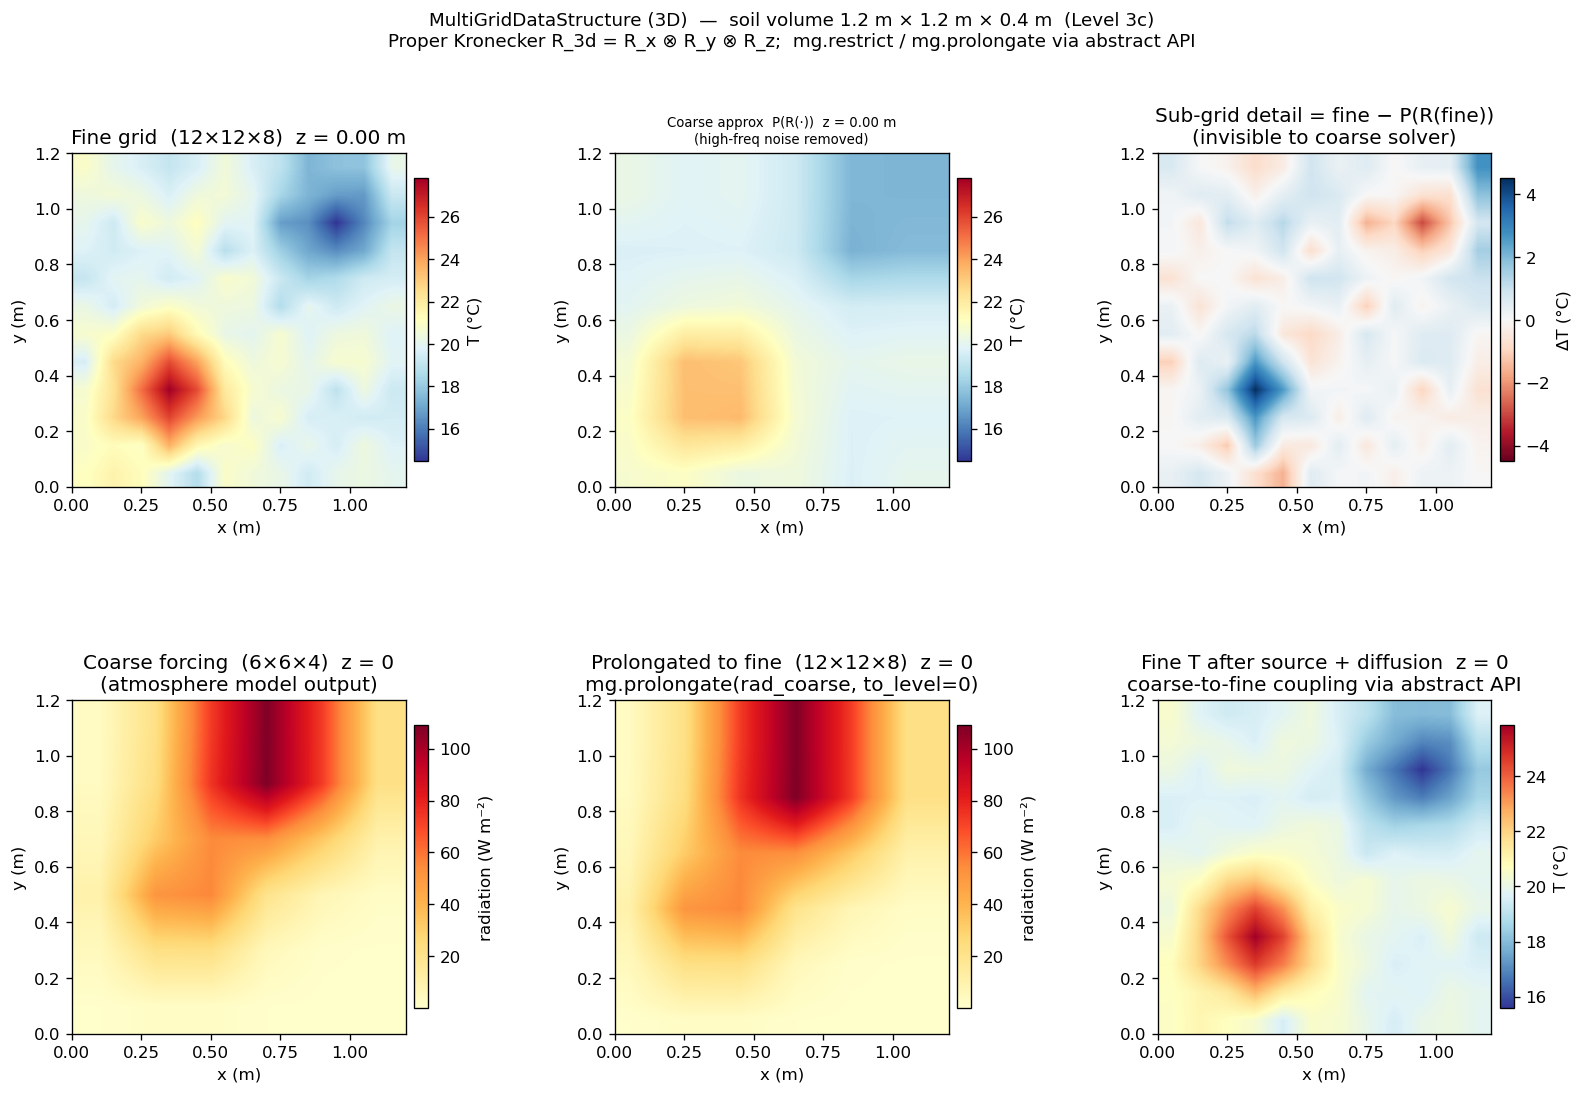

Write Python code to recreate this figure.
"""
MultiGridDataStructure (3D) — soil volume illustrative example.

Two demonstrations on a 3-D soil voxel grid (12 × 12 × 8, 1.2 m × 1.2 m × 0.4 m):

Part 1 — Fine vs coarse resolution
────────────────────────────────────
An ArrayDataStructure at full resolution is compared with a MultiGridDataStructure
whose restriction / prolongation operators are built as proper 3-D Kronecker products:

    R_3d = R_x ⊗ R_y ⊗ R_z       (preserves C-order ravelling of (nx, ny, nz) arrays)
    P_3d = P_x ⊗ P_y ⊗ P_z

The three subplots (left → right) for a horizontal surface slice show:
  (1) Original fine-scale temperature — two Gaussian hot/cool spots + fine noise
  (2) Coarse approximation  P( R( fine ) )  — noise removed, spots blurred
  (3) Sub-grid detail = fine − coarse_approx — what coarse level cannot represent

Part 2 — Variable communication between grid levels
─────────────────────────────────────────────────────
A coarse-scale atmospheric forcing ('radiation', W m⁻²) is computed on the coarse
grid (6 × 6 × 4).  It is prolongated to the fine grid through the abstract API:

    mg.prolongate(radiation_coarse, to_level=0)     # abstract API

The fine soil model then absorbs the prolongated forcing in one explicit step,
updating the fine-scale temperature field.

This represents the domain-decomposition coupling pattern used in FSPM:
  - coarse atmospheric model supplies boundary data at coarse resolution
  - fine plant / soil model refines it through P and solves locally
  - fine model summary is restricted back to the coarse model via R (not shown here)

Abstract API usage summary
──────────────────────────
All consumer functions (diffusion_step, plot_*, the forcing loop) see only:
    FieldDataStructure: shape, n_dof, coordinates, laplacian, extract_state, inject_state
    MultiGridDataStructure: the above + restrict, prolongate, n_levels

Output
──────
example_multigrid_3d.png  (saved next to this file)
"""

import sys
import os
sys.path.insert(0, os.path.dirname(__file__))

import numpy as np
import matplotlib
matplotlib.use('Agg')
import matplotlib.pyplot as plt
import matplotlib.gridspec as gridspec

from openalea.metafspm.data_structure.data_api import (
    ArrayDataStructure,
    MultiGridDataStructure,
    GridLevel,
    FieldDataStructure,
)
from plotting import plot_1d_profile


# ═══════════════════════════════════════════════════════════════════════════════
# Generic helpers — abstract FieldDataStructure API only
# ═══════════════════════════════════════════════════════════════════════════════

def diffusion_step(
    ds: FieldDataStructure, var_name: str, D: float, dt: float, n_steps: int = 1,
) -> None:
    """Abstract API: laplacian, extract_state, inject_state."""
    L = ds.laplacian()
    for _ in range(n_steps):
        u = ds.extract_state([var_name])
        ds.inject_state(u + dt * D * (L @ u), [var_name])


def _slice_xy(ds: FieldDataStructure, var_name: str, iz: int) -> np.ndarray:
    """Extract a horizontal (x-y) slice at z-index iz via abstract API."""
    nx, ny, nz = ds.shape
    return ds.extract_state([var_name]).reshape(nx, ny, nz)[:, :, iz]


# ═══════════════════════════════════════════════════════════════════════════════
# Grid construction
# ═══════════════════════════════════════════════════════════════════════════════

nx, ny, nz   = 12, 12, 8      # fine  1.2 m × 1.2 m × 0.4 m
nxc, nyc, nzc = 6,  6,  4    # coarse (factor 2 in every dimension)
dx, dz        = 0.10, 0.05   # m (fine spacing)

fine   = ArrayDataStructure(shape=(nx, ny, nz),    dx=np.array([dx, dx, dz]))
coarse = ArrayDataStructure(shape=(nxc, nyc, nzc), dx=np.array([dx*2, dx*2, dz*2]))

# ── Proper 3-D Kronecker restriction / prolongation ───────────────────────────

R_x  = MultiGridDataStructure._build_restriction (nx,  nxc, 2)   # (6,  12)
R_y  = MultiGridDataStructure._build_restriction (ny,  nyc, 2)   # (6,  12)
R_z  = MultiGridDataStructure._build_restriction (nz,  nzc, 2)   # (4,   8)
R_3d = np.kron(np.kron(R_x, R_y), R_z)                           # (144, 1152)
# Normalise rows so boundary coarse nodes are proper weighted averages.
# Without this, Kronecker boundary nodes (row sum = 0.75^3 at grid corners)
# systematically under-represent the restricted field.
_row_sums = R_3d.sum(axis=1, keepdims=True)
R_3d = R_3d / np.where(_row_sums > 1e-12, _row_sums, 1.0)

P_x  = MultiGridDataStructure._build_prolongation(nx,  nxc)      # (12,  6)
P_y  = MultiGridDataStructure._build_prolongation(ny,  nyc)      # (12,  6)
P_z  = MultiGridDataStructure._build_prolongation(nz,  nzc)      # ( 8,  4)
P_3d = np.kron(np.kron(P_x, P_y), P_z)                           # (1152, 144)

print(f"R_3d  {R_3d.shape}   P_3d  {P_3d.shape}")
print(f"Fine DOF = {fine.n_dof}   Coarse DOF = {coarse.n_dof}")

mg = MultiGridDataStructure([
    GridLevel(grid=fine,   level=0, restriction=None,  prolongation=None),
    GridLevel(grid=coarse, level=1, restriction=R_3d,  prolongation=P_3d),
])
print(f"MultiGrid  n_levels={mg.n_levels}  shape={mg.shape}")

# ═══════════════════════════════════════════════════════════════════════════════
# Part 1 — Initial 3-D temperature field
# ═══════════════════════════════════════════════════════════════════════════════

coords = fine.coordinates()                  # abstract API  (1152, 3)
X = coords[:, 0].reshape(nx, ny, nz)
Y = coords[:, 1].reshape(nx, ny, nz)
Z = coords[:, 2].reshape(nx, ny, nz)

# Low-frequency signal: two Gaussian blobs at surface + linear depth gradient
np.random.seed(7)
T_low = (20.0
         + 7.0 * np.exp(-((X - 0.3)**2 + (Y - 0.3)**2) / 0.04) * np.exp(-Z / 0.15)
         - 5.0 * np.exp(-((X - 0.9)**2 + (Y - 0.9)**2) / 0.04) * np.exp(-Z / 0.20)
         - 6.0 * Z)                           # cooling with depth

# High-frequency noise (sub-grid detail: only visible at fine resolution)
T_noise = 0.6 * np.random.randn(nx, ny, nz)

T_init = T_low + T_noise
fine.add_field('temperature', T_init)        # concrete setup — from here: abstract API only

# ── Restrict to coarse, then prolongate back → coarse approximation ───────────

T_flat   = fine.extract_state(['temperature'])          # abstract API
T_coarse = mg.restrict(T_flat, from_level=0)            # abstract API  R_3d @ T_flat
T_back   = mg.prolongate(T_coarse, to_level=0)          # abstract API  P_3d @ T_coarse
detail   = T_flat - T_back                              # sub-grid information

print(f"Fine     ψ range [{T_flat.min():.2f}, {T_flat.max():.2f}] °C")
print(f"Coarse   ψ range [{T_back.min():.2f}, {T_back.max():.2f}] °C")
print(f"Detail   max|e| = {np.abs(detail).max():.3f}  RMS = {np.sqrt((detail**2).mean()):.3f} °C")

# ═══════════════════════════════════════════════════════════════════════════════
# Part 2 — Cross-level forcing: coarse → fine variable communication
# ═══════════════════════════════════════════════════════════════════════════════

# Coarse atmospheric model computes solar radiation input (W m⁻²)
Xc = coarse.coordinates()[:, 0].reshape(nxc, nyc, nzc)
Yc = coarse.coordinates()[:, 1].reshape(nxc, nyc, nzc)
R_rad = (120.0 * np.exp(-((Xc - 0.6)**2 + (Yc - 0.9)**2) / 0.10)
         + 60.0 * np.exp(-((Xc - 0.3)**2 + (Yc - 0.4)**2) / 0.05))
coarse.add_field('radiation', R_rad)

# Communicate to fine solver via abstract API
rad_coarse = coarse.extract_state(['radiation'])           # abstract API on coarse DS
rad_fine   = mg.prolongate(rad_coarse, to_level=0)        # abstract API on multigrid

# Fine model absorbs prolongated forcing (one explicit source step)
alpha     = 5e-4    # K per (W m⁻²) per step — simplified absorption
T_driven  = T_flat + alpha * rad_fine                     # source-driven update
fine.inject_state(T_driven, ['temperature'])              # abstract API

# Optional: one diffusion step to spread the surface heating
dz_min = float(np.min(fine._dx))
n_dims = len(fine.shape)
D_soil = 5e-4                             # m² s⁻¹
dt     = 0.3 * dz_min**2 / (n_dims * D_soil)
diffusion_step(mg, 'temperature', D_soil, dt, n_steps=5)  # abstract API via mg
T_final = mg.extract_state(['temperature'])                # abstract API

print(f"After coupling + diffusion: T range [{T_final.min():.2f}, {T_final.max():.2f}] °C")

# ═══════════════════════════════════════════════════════════════════════════════
# Plotting — 2 rows × 3 columns
# ═══════════════════════════════════════════════════════════════════════════════

# Horizontal extents for imshow
ext_fine   = [0, nx*dx,  0, ny*dx]
ext_coarse = [0, nxc*dx*2, 0, nyc*dx*2]

fig = plt.figure(figsize=(16, 10))
fig.suptitle(
    "MultiGridDataStructure (3D)  —  soil volume 1.2 m × 1.2 m × 0.4 m  (Level 3c)\n"
    "Proper Kronecker R_3d = R_x ⊗ R_y ⊗ R_z;  mg.restrict / mg.prolongate via abstract API",
    fontsize=11,
)
gs = gridspec.GridSpec(2, 3, figure=fig, hspace=0.45, wspace=0.35)

# Common temperature scale for row 1 (fine and coarse approx share scale)
vmin_T = T_flat.min();  vmax_T = T_flat.max()
vabs_d = np.abs(detail).max()

def _imshow(ax, data, ext, cmap, vmin, vmax, title, cbar_label):
    im = ax.imshow(data.T, origin='lower', extent=ext,
                   cmap=cmap, vmin=vmin, vmax=vmax, aspect='equal',
                   interpolation='bilinear')
    fig.colorbar(im, ax=ax, label=cbar_label, shrink=0.75, pad=0.02)
    ax.set_xlabel('x (m)');  ax.set_ylabel('y (m)')
    ax.set_title(title)
    return im

# ── Row 1: fine vs coarse comparison ─────────────────────────────────────────

iz_show = 0   # surface slice

ax00 = fig.add_subplot(gs[0, 0])
_imshow(ax00, T_flat.reshape(nx, ny, nz)[:, :, iz_show],
        ext_fine, 'RdYlBu_r', vmin_T, vmax_T,
        f"Fine grid  ({nx}×{ny}×{nz})  z = {iz_show*dz:.2f} m",
        "T (°C)")

ax01 = fig.add_subplot(gs[0, 1])
_imshow(ax01, T_back.reshape(nx, ny, nz)[:, :, iz_show],
        ext_fine, 'RdYlBu_r', vmin_T, vmax_T,
        f"Coarse approx  P(R(·))  z = {iz_show*dz:.2f} m",
        "T (°C)")
ax01.set_title(ax01.get_title() + "\n(high-freq noise removed)", fontsize=8)

ax02 = fig.add_subplot(gs[0, 2])
_imshow(ax02, detail.reshape(nx, ny, nz)[:, :, iz_show],
        ext_fine, 'RdBu', -vabs_d, vabs_d,
        "Sub-grid detail = fine − P(R(fine))\n(invisible to coarse solver)",
        "ΔT (°C)")

# ── Row 2: cross-level forcing / variable communication ──────────────────────

vmin_r = min(rad_coarse.min(), rad_fine.min())
vmax_r = max(rad_coarse.max(), rad_fine.max())

ax10 = fig.add_subplot(gs[1, 0])
_imshow(ax10, rad_coarse.reshape(nxc, nyc, nzc)[:, :, 0],
        ext_coarse, 'YlOrRd', vmin_r, vmax_r,
        f"Coarse forcing  ({nxc}×{nyc}×{nzc})  z = 0\n(atmosphere model output)",
        "radiation (W m⁻²)")

ax11 = fig.add_subplot(gs[1, 1])
_imshow(ax11, rad_fine.reshape(nx, ny, nz)[:, :, iz_show],
        ext_fine, 'YlOrRd', vmin_r, vmax_r,
        f"Prolongated to fine  ({nx}×{ny}×{nz})  z = 0\n"
        "mg.prolongate(rad_coarse, to_level=0)",
        "radiation (W m⁻²)")

ax12 = fig.add_subplot(gs[1, 2])
_imshow(ax12, T_final.reshape(nx, ny, nz)[:, :, iz_show],
        ext_fine, 'RdYlBu_r', None, None,
        f"Fine T after source + diffusion  z = 0\n"
        "coarse-to-fine coupling via abstract API",
        "T (°C)")

plt.tight_layout(rect=[0, 0, 1, 0.93])
out = os.path.join(os.path.dirname(__file__), 'example_multigrid_3d.png')
plt.savefig(out, dpi=120, bbox_inches='tight')
print(f"Saved → {out}")
